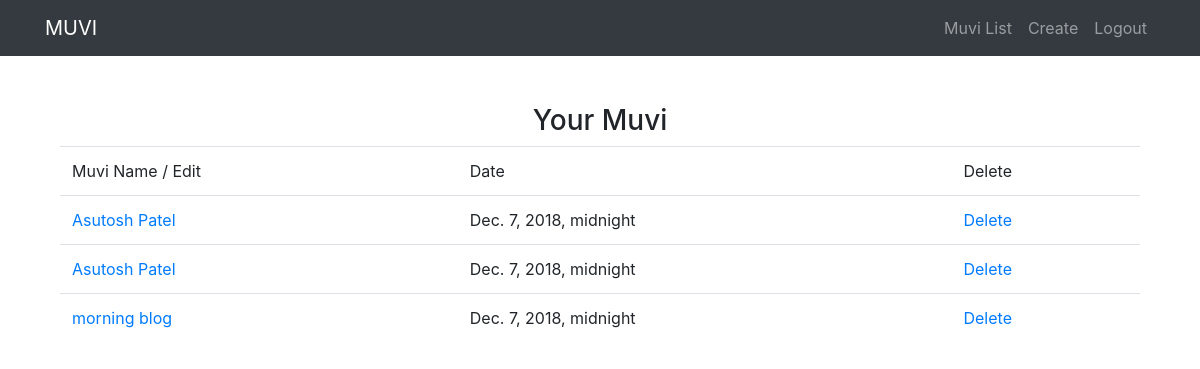
The page /muvi/ (signed in) on the database its author committed.
### content/models.py (models this page shows, shortened)
class Content(models.Model):
    owner = models.ForeignKey(User,on_delete=models.CASCADE)
    name=models.CharField(max_length=120)
    releaseDate= models.DateTimeField(auto_now=False, auto_now_add=False)
    genre= models.CharField(max_length=120,null=True,blank=True)
    description=models.TextField(null=True,blank=True)
    category= models.CharField(max_length=500,null=True,blank=True)
    geoRights=models.CharField(max_length=500,null=True,blank=True)
    price=models.DecimalField(decimal_places=3,max_digits=50,null=True,blank=True)
    currency=models.CharField(max_length=100,null=True,blank=True)
    slug=models.SlugField(null=True,blank=True)

### content/views.py (the view)
# urls.py: path('muvi/', ContentListView.as_view(),name='all-muvi'),
class ContentListView(LoginRequiredMixin,ListView):
    login_url = '/login/'
    def get_queryset(self):
        return Content.objects.filter(owner=self.request.user)

### content/templates/content/content_list.html (shortened to what this page needs)
{% extends "base.html" %}
{% block content %}
<h1>My Muvi </h1>
<div class="row">
    <div class="col-lg-12 text-center">
        <h3 class="mt-5">Your Muvi</h3>
    </div>
</div>
<div class="container">
        <table class="table">
            <thead>
            <tr>
                <td>Muvi Name / Edit </td>
                <td>Date</td>
                <td>Delete</td>
            </tr>
            </thead>
            <tbody>
                {% for obj in object_list %}
                <tr>
                <td><a href="{% url "muvi-details" slug=obj.slug %}">{{obj.name}}</a></td>
                <td>{{ obj.releaseDate }}</td>
                <td><a href="{% url "delete" slug=obj.slug %}" >Delete</a></td>
                </tr>
                {% endfor %}
            </tbody>
        </table>
</div>
{% endblock %}

### rows shown on the page
Content: name "Asutosh Patel", releaseDate "Dec. 7, 2018, midnight"
Content: name "Asutosh Patel", releaseDate "Dec. 7, 2018, midnight"
Content: name "morning blog", releaseDate "Dec. 7, 2018, midnight"
